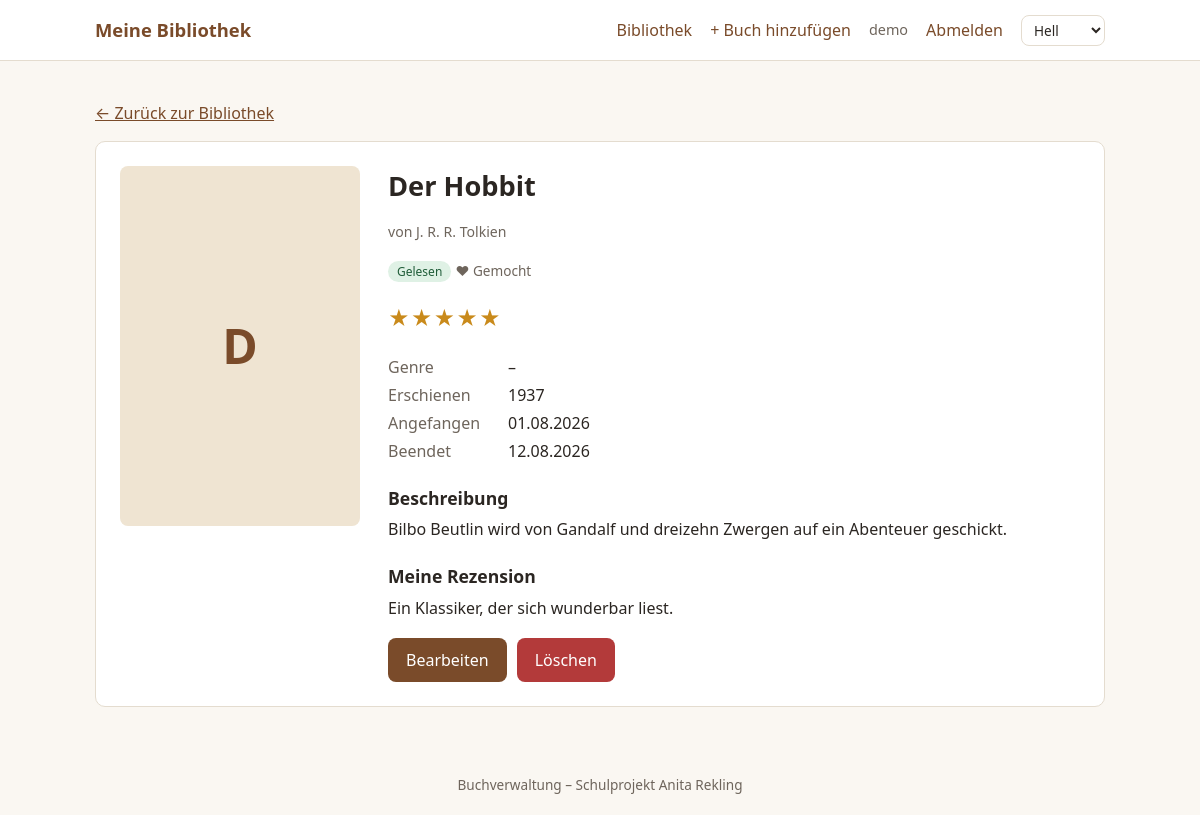
/buch.php?id=1 (signed in), run on the app's committed database.
### tables this page shows
CREATE TABLE buch 
(
  id               INT AUTO_INCREMENT PRIMARY KEY,
  benutzer_id      INT NOT NULL,
  genre_id         INT NULL,
  titel            VARCHAR(150) NOT NULL,
  autor            VARCHAR(100) NOT NULL,
  erscheinungsjahr SMALLINT NULL,
  beschreibung     TEXT NULL,
  cover            VARCHAR(255) NULL,                   
  status           ENUM('moechte_lesen','lese_gerade','gelesen','abgebrochen')
                   NOT NULL DEFAULT 'moechte_lesen',
  bewertung        TINYINT NULL CHECK (bewertung BETWEEN 0 AND 5),    
  gemocht          TINYINT(1) NULL,                     
  rezension        TEXT NULL,
  startdatum       DATE NULL,
  enddatum         DATE NULL,
  FOREIGN KEY (benutzer_id) REFERENCES benutzer(id) ON DELETE CASCADE,
  FOREIGN KEY (genre_id)    REFERENCES genre(id)    ON DELETE SET NULL
);

### funktionen.php (called while the page is built, shortened)
<?php
function e($text): string
{
    return htmlspecialchars((string)$text, ENT_QUOTES, 'UTF-8');
}
function sterne($n): string
{
    return str_repeat('★', (int)$n) . str_repeat('☆', 5 - (int)$n);
}
function datum_de($d): string
{
    return $d ? date('d.m.Y', strtotime($d)) : '–';
}

### buch.php (the view, shortened to what this page needs)
<?php
require_once 'funktionen.php';
$st = $pdo->prepare('SELECT b.*, g.name AS genre_name FROM buch b LEFT JOIN genre g ON g.id = b.genre_id
                     WHERE b.id = :id AND b.benutzer_id = :uid');
$st->execute(['id' => $_GET['id'] ?? '', 'uid' => $_SESSION['benutzer_id']]);
$b = $st->fetch();
require 'header.php';
?>
<p><a href="bibliothek.php">← Zurück zur Bibliothek</a></p>
<section class="karte detail">
  <?php if ($b['cover']): ?>
    <img class="cover gross" src="<?= e($b['cover']) ?>" alt="Cover von <?= e($b['titel']) ?>">
  <?php else: ?>
    <div class="cover gross platzhalter"><?= e(mb_substr($b['titel'], 0, 1)) ?></div>
  <?php endif; ?>
  <div>
    <h1><?= e($b['titel']) ?></h1>
    <p class="autor">von <?= e($b['autor']) ?></p>
    <p>
      <span class="badge status-<?= e($b['status']) ?>"><?= e(STATUS[$b['status']]) ?></span>
      <?php if ($b['gemocht'] !== null): ?>
        <span class="gemocht"><?= $b['gemocht'] ? '♥ Gemocht' : '✕ Nicht gemocht' ?></span>
      <?php endif; ?>
    </p>
    <p class="sterne gross <?= $b['bewertung'] === null ? 'unbewertet' : '' ?>"><?= e(sterne($b['bewertung'])) ?></p>
    <dl class="daten">
      <dt>Genre</dt><dd><?= e($b['genre_name'] ?? '–') ?></dd>
      <dt>Erschienen</dt><dd><?= e($b['erscheinungsjahr'] ?? '–') ?></dd>
      <dt>Angefangen</dt><dd><?= e(datum_de($b['startdatum'])) ?></dd>
      <dt>Beendet</dt><dd><?= e(datum_de($b['enddatum'])) ?></dd>
    </dl>
    <?php if ($b['beschreibung']): ?>
      <h2>Beschreibung</h2>
      <p class="text"><?= nl2br(e($b['beschreibung'])) ?></p>
    <?php endif; ?>
    <h2>Meine Rezension</h2>
    <p class="text"><?= $b['rezension'] ? nl2br(e($b['rezension'])) : 'Noch keine Rezension geschrieben.' ?></p>
    <div class="aktionen">
      <a class="knopf" href="buch_bearbeiten.php?id=<?= (int)$b['id'] ?>">Bearbeiten</a>
      <form method="post" action="buch_loeschen.php" onsubmit="return confirm('Dieses Buch wirklich löschen?');">
        <button class="knopf gefahr" type="submit">Löschen</button>
      </form>
    </div>
  </div>
</section>
<?php require 'footer.php'; ?>

### css/style.css (style rules this page uses)
:root { --hintergrund: #faf7f2; --karte: #ffffff; --text: #2b2622; --text-hell: #6e655c; --akzent: #7a4b2a; --akzent-hover: #5e3a20; --rand: #e4dccf; --gut: #2f7d4f; --schlecht: #b33a3a; --radius: 10px; --eingabe: #ffffff; --platzhalter: #efe4d2; --knopf-text: #ffffff; --fehler-bg: #fbeaea; --fehler-text: #8a2a2a; --fehler-rand: #efc4c4; }
* { box-sizing: border-box; }
body { margin: 0; font-family: system-ui, -apple-system, "Segoe UI", Arial, sans-serif; background: var(--hintergrund); color: var(--text); line-height: 1.5; }
a { color: var(--akzent); }
h1 { font-size: 1.7rem; margin: 0 0 16px; }
h2 { font-size: 1.1rem; margin: 22px 0 6px; }
.karte { background: var(--karte); border: 1px solid var(--rand); border-radius: var(--radius); padding: 24px; }
.knopf { display: inline-block; background: var(--akzent); color: var(--knopf-text); border: 0; border-radius: 8px; padding: 10px 18px; font: inherit; font-weight: 500; cursor: pointer; text-decoration: none; }
.knopf.gefahr { background: var(--schlecht); color: #fff; }
.aktionen { display: flex; gap: 10px; align-items: center; margin-top: 18px; flex-wrap: wrap; }
.cover { width: 100%; aspect-ratio: 2 / 3; object-fit: cover; display: block; background: var(--rand); }
.platzhalter { display: flex; align-items: center; justify-content: center; font-size: 3rem; font-weight: 700; color: var(--akzent); background: var(--platzhalter); }
.autor { color: var(--text-hell); font-size: .88rem; }
.sterne { color: #c98a1b; letter-spacing: 1px; font-size: .95rem; }
.sterne.gross { font-size: 1.3rem; }
.gemocht { font-size: .85rem; color: var(--text-hell); }
.badge { font-size: .75rem; padding: 2px 9px; border-radius: 999px; font-weight: 500; }
.status-gelesen { background: #dff1e5; color: #1f5c38; }
.detail { display: grid; grid-template-columns: 240px 1fr; gap: 28px; }
.cover.gross { border-radius: 8px; }
.detail h1 { margin-bottom: 2px; }
.daten { display: grid; grid-template-columns: 110px 1fr; gap: 4px 10px; margin: 14px 0; }
.daten dt { color: var(--text-hell); }
.daten dd { margin: 0; }
.text { margin: 0; white-space: normal; }

### data on the page
buch: titel "D", titel "Der Hobbit", autor "J. R. R. Tolkien", status "Gelesen", bewertung "★★★★★", erscheinungsjahr "1937", startdatum "01.08.2026", enddatum "12.08.2026", beschreibung "Bilbo Beutlin wird von Gandalf und dreizehn Zwergen auf ein Abenteuer geschickt.", rezension "Ein Klassiker, der sich wunderbar liest."

### other printed values
$_SESSION['benutzername'] "demo"
$b['genre_name'] "–"
